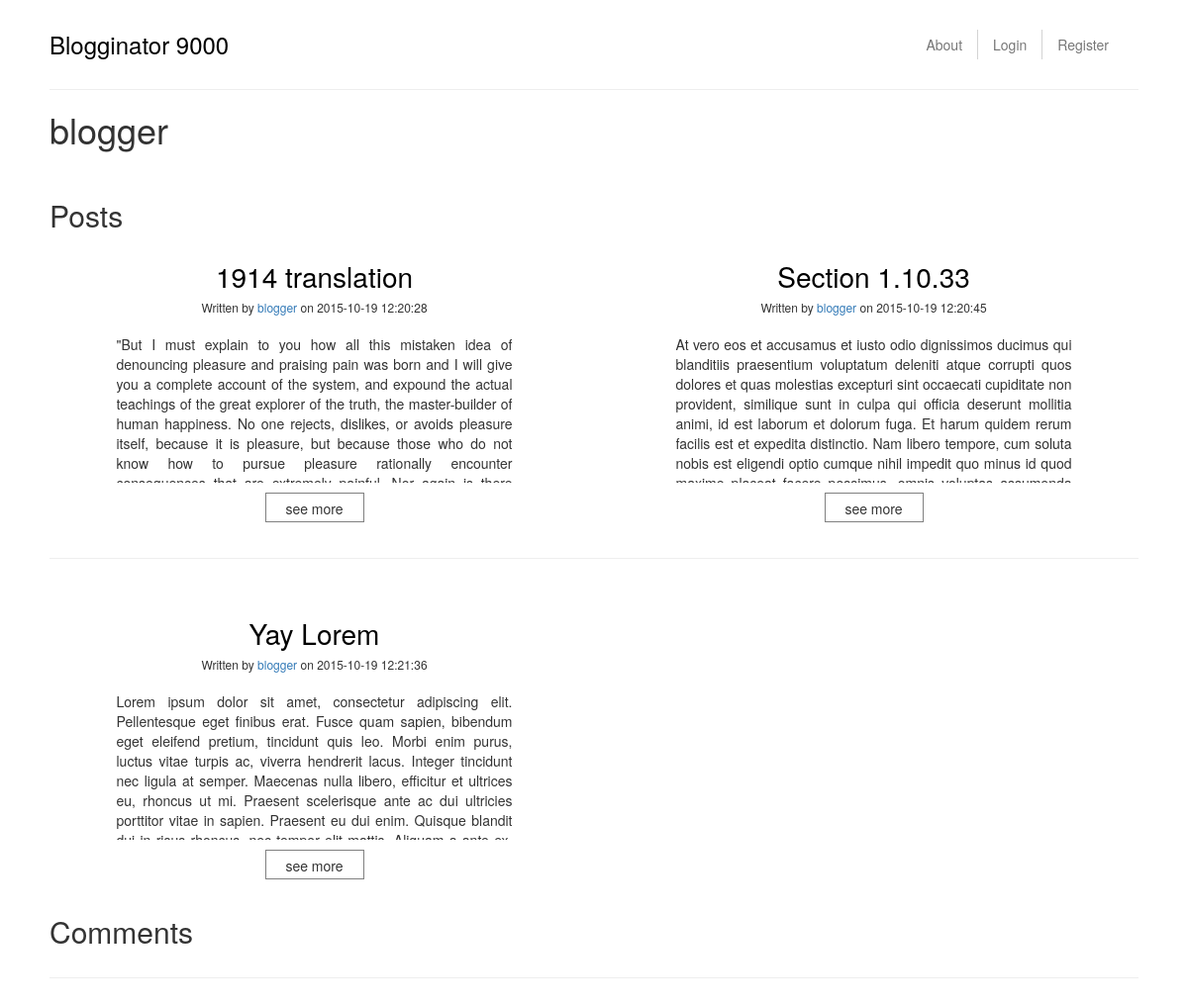
Screenshot of /user/blogger with the database file from the repository.
### tables this page shows
CREATE TABLE post (title text, body text, postid INTEGER PRIMARY KEY, userid text, timestamp DATETIME, CHECK(title <> ''), CHECK(body <> ''));

### bloginator9000.py (the view)
@app.route("/user/<userid>")
@diagnostic.funcTime
def profile(userid):
    return render_template("profile.html", current_user=session.get('user'), profile_user=userid, blogitems=database.getPost("userid", userid), comments=database.getComments("userid", userid))

### database.py (called while the page is built)
@diagnostic.funcTime
def getPost(key, postid):
    conn = sqlite3.connect("bloginator9000.db")
    c = conn.cursor()
    c.execute("select * from post where {} = '{}'".format(key, postid))
    data = c.fetchall()
    data = [dict(zip(['title', 'blogtext', 'postid', 'username', 'date'], each))
            for each in data]
    return data

@diagnostic.funcTime
def getComments(key, postid):
    conn = sqlite3.connect("bloginator9000.db")
    c = conn.cursor()
    c.execute(
        "select * from comment where {} = '{}' order by timestamp".format(key, postid))
    data = c.fetchall()
    data.reverse()
    data = [dict(zip(['commenttext', 'commentid', 'postid',
                      'username', 'date'], each)) for each in data]
    return data

### templates/profile.html (shortened to what this page needs)
{% extends "master.html" %}
{% block body %}
<h1>{{profile_user}}</h1>
<br>
<h2>Posts</h2>
{% for blogitem in blogitems %}
  {% if (loop.index % 2) == 1 %}
    <div class="row blog-row">
  {% endif %}
  <div class="col-md-6 col-sm-12 blog-post">
    <h3 class="blog-title text-center">{{blogitem.title}}</h3>
    <h6 class="blog-writer text-center">Written by <a href="#">{{blogitem.username}}</a> on {{blogitem.date}}</h6>
    <p class="blog-text">{{blogitem.blogtext}}</p>
    <div class ="see-more-contain">
      <form action="/post/{{blogitem.postid}}">
        <button class="see-more">see more</button>
      </form>
    </div>
  </div>
  {% if (loop.index % 2) == 0 %}
    </div>
    <hr class="hrline">
  {% endif %}
  {% if loop.last %}
    {% if (loop.index % 2) == 1 %}
      </div>
    {% endif %}
  {% endif %}
{% endfor %}
  <h2>Comments</h2>
  <hr>
{% endblock %}

### static/styles.css (style rules this page uses)
.blog-title { font-weight: normal; color: black; font-size: 28px; }
.blog-post { margin-right: auto; margin-left: auto; height: 300px; }
.see-more { margin-left: auto; margin-right: auto; width: 100px; text-align: center; background-color: transparent; border: 1px solid gray; height: 30px; padding-top: 4px; }
.see-more-contain { margin-left: auto; margin-right: auto; width: 100px; }
.blog-text { margin-top: 20px; max-width: 400px; margin-left: auto; margin-right: auto; text-align: justify; min-height: 100px; max-height: 150px; overflow: hidden; }
.hrline { margin-bottom: 40px; }

### rows the page displays
post: title "1914 translation", username "blogger", date "2015-10-19 12:20:28", blogtext "\"But I must explain to you how all this mistaken idea of denouncing pleasure and praising pain was born and I will give you a complete account of the system, and expound the actual teachings of the great explorer of the truth, the master-builder of human happiness. No one rejects, dislikes, or avoids pleasure itself, because it is pleasure, but because those who do not know how to pursue pleasure rationally encounter…"
post: title "Section 1.10.33", username "blogger", date "2015-10-19 12:20:45", blogtext "At vero eos et accusamus et iusto odio dignissimos ducimus qui blanditiis praesentium voluptatum deleniti atque corrupti quos dolores et quas molestias excepturi sint occaecati cupiditate non provident, similique sunt in culpa qui officia deserunt mollitia animi, id est laborum et dolorum fuga. Et harum quidem rerum facilis est et expedita distinctio. Nam libero tempore, cum soluta nobis est eligendi optio cumque nihil impedit quo minus id quod…"
post: title "Yay Lorem", username "blogger", date "2015-10-19 12:21:36", blogtext "Lorem ipsum dolor sit amet, consectetur adipiscing elit. Pellentesque eget finibus erat. Fusce quam sapien, bibendum eget eleifend pretium, tincidunt quis leo. Morbi enim purus, luctus vitae turpis ac, viverra hendrerit lacus. Integer tincidunt nec ligula at semper. Maecenas nulla libero, efficitur et ultrices eu, rhoncus ut mi. Praesent scelerisque ante ac dui ultricies porttitor vitae in sapien. Praesent eu dui enim. Quisque blandit…"

### other values shown
{{ profile_user }} "blogger"
